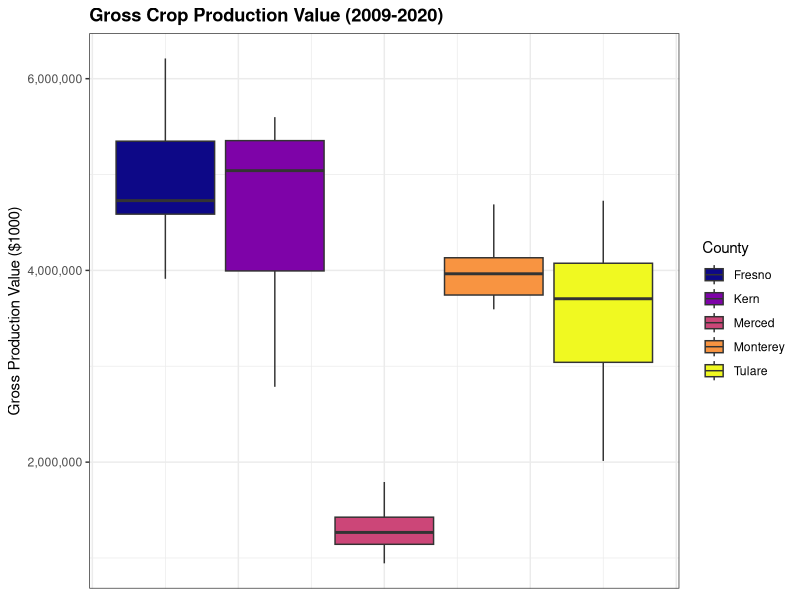
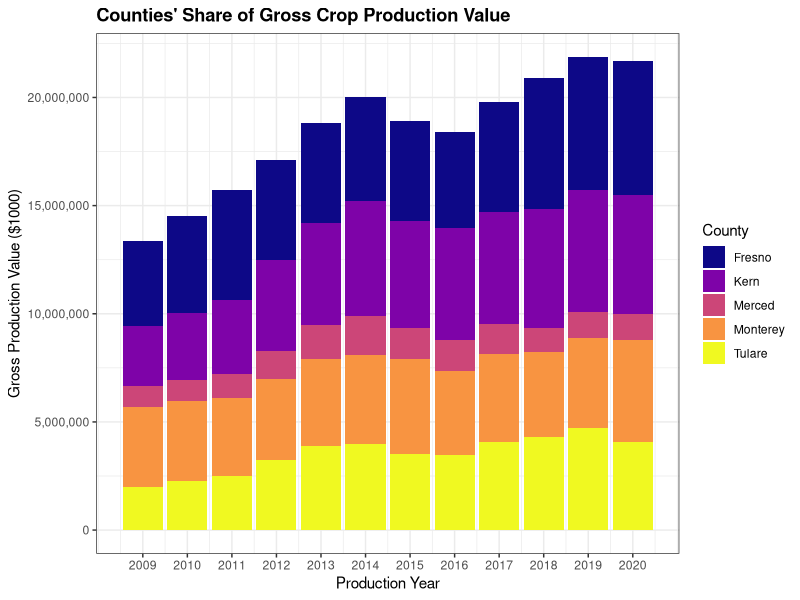
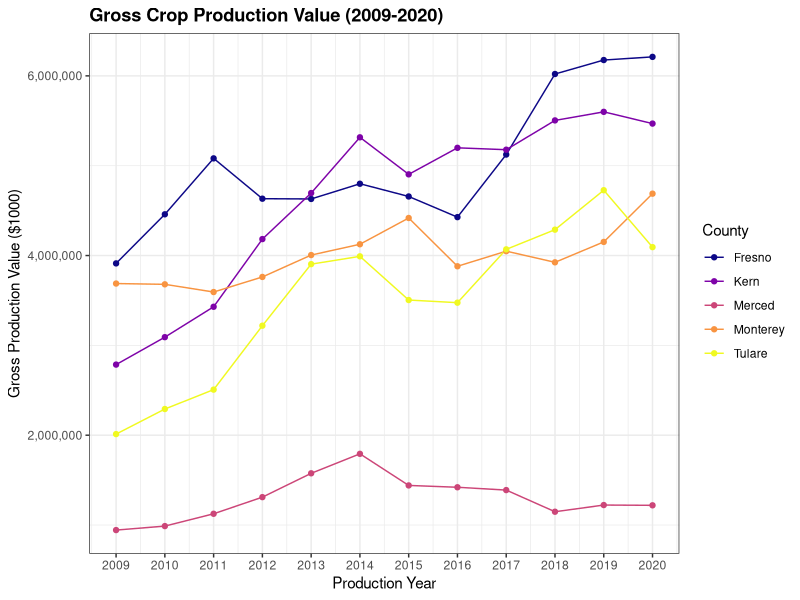

The R source for these figures, in order:
#read in ag crop production data files 2009-2020
library(tidyverse)
library(stringr)
library(viridis)
setwd("/Users/christinaharrington/Desktop/ESP-106-Final-Project/Ag Production")

#Set Directory so that if you gave one folder with all your data, someone could read in each data set by only chaning the set directory at the top.

#For all data sets for years 2009-2020, write subset function so we only see data for the 5 counties of interest: Fresno, Kern, Monterey, Merced and Tulare.
#Remove crops that aren't produce or feed (e.g. hay) by finding all crops that contain the words: apiary, cattle, fish, hogs, chickens, eggs, livestock, manure, milk, poultry, sheep, turkeys, wool, flowers, forest products, nursery products, pasture, silage, ostrich,birds,goats (str_detect from stringr package)
#Notice that some data sets have a space at the end of the County name and crop names, while some data sets do not.Remove the trailing white space from those vectors to avoid double counting of crops when you combine all the data frames later.

#2009 DATA
ag2009=read.csv("2009cropyear.csv")
ag2009$Crop.Name=trimws(ag2009$Crop.Name,which="r")
ag2009$County=trimws(ag2009$County,which="r")

ag2009_cntcrops=subset(ag2009,County%in%c("Fresno","Kern","Monterey","Merced","Tulare") &
                      FALSE == str_detect(Crop.Name,"APIARY") &
                      FALSE == str_detect(Crop.Name,"CATTLE") &
                      FALSE == str_detect(Crop.Name,"FISH") &
                      FALSE == str_detect(Crop.Name,"HOGS") &
                      FALSE == str_detect(Crop.Name,"CHICKENS") &
                        FALSE == str_detect(Crop.Name,"EGGS") &
                        FALSE == str_detect(Crop.Name,"LIVESTOCK") &
                        FALSE == str_detect(Crop.Name,"MANURE") &
                        FALSE == str_detect(Crop.Name,"MILK") &
                        FALSE == str_detect(Crop.Name,"POULTRY") &
                        FALSE == str_detect(Crop.Name,"SHEEP") &
                        FALSE == str_detect(Crop.Name,"WOOL") &
                        FALSE == str_detect(Crop.Name,"SILAGE") &
                        FALSE == str_detect(Crop.Name,"NURSERY") &
                        FALSE == str_detect(Crop.Name,"FOREST") &
                        FALSE == str_detect(Crop.Name,"FLOWERS") &
                        FALSE == str_detect(Crop.Name,"PASTURE") &
                        FALSE == str_detect(Crop.Name,"CHRISTMAS") &
                        FALSE == str_detect(Crop.Name,"TURKEYS") &
                        FALSE == str_detect(Crop.Name,"BIRDS") &
                        FALSE == str_detect(Crop.Name,"GOATS") &
                        FALSE == str_detect(Crop.Name,"OSTRICH") &
                        FALSE == str_detect(Crop.Name,"BIOMASS"))

#2010 DATA
ag2010=read.csv("2010cropyear.csv")   
ag2010$Crop.Name=trimws(ag2010$Crop.Name,which="r")
ag2010$County=trimws(ag2010$County,which="r")

ag2010_cntcrops=subset(ag2010,County%in%c("Fresno","Kern","Monterey","Merced","Tulare") &
                         FALSE == str_detect(Crop.Name,"APIARY") &
                         FALSE == str_detect(Crop.Name,"CATTLE") &
                         FALSE == str_detect(Crop.Name,"FISH") &
                         FALSE == str_detect(Crop.Name,"HOGS") &
                         FALSE == str_detect(Crop.Name,"CHICKENS") &
                         FALSE == str_detect(Crop.Name,"EGGS") &
                         FALSE == str_detect(Crop.Name,"LIVESTOCK") &
                         FALSE == str_detect(Crop.Name,"MANURE") &
                         FALSE == str_detect(Crop.Name,"MILK") &
                         FALSE == str_detect(Crop.Name,"POULTRY") &
                         FALSE == str_detect(Crop.Name,"SHEEP") &
                         FALSE == str_detect(Crop.Name,"TURKEYS") &
                         FALSE == str_detect(Crop.Name,"WOOL") &
                         FALSE == str_detect(Crop.Name,"SILAGE") &
                         FALSE == str_detect(Crop.Name,"NURSERY") &
                         FALSE == str_detect(Crop.Name,"FOREST") &
                         FALSE == str_detect(Crop.Name,"FLOWERS") &
                         FALSE == str_detect(Crop.Name,"PASTURE") &
                         FALSE == str_detect(Crop.Name,"CHRISTMAS") &
                         FALSE == str_detect(Crop.Name,"BIRDS") &
                         FALSE == str_detect(Crop.Name,"GOATS") &
                         FALSE == str_detect(Crop.Name,"OSTRICH") &
                         FALSE == str_detect(Crop.Name,"BIOMASS"))


#2011 DATA
ag2011=read.csv("2011cropyear.csv")
ag2011$Crop.Name=trimws(ag2011$Crop.Name,which="r")
ag2011$County=trimws(ag2011$County,which="r")

ag2011_cntcrops=subset(ag2011,County%in%c("Fresno","Kern","Monterey","Merced","Tulare") &
                         FALSE == str_detect(Crop.Name,"APIARY") &
                         FALSE == str_detect(Crop.Name,"CATTLE") &
                         FALSE == str_detect(Crop.Name,"FISH") &
                         FALSE == str_detect(Crop.Name,"HOGS") &
                         FALSE == str_detect(Crop.Name,"CHICKENS") &
                         FALSE == str_detect(Crop.Name,"EGGS") &
                         FALSE == str_detect(Crop.Name,"LIVESTOCK") &
                         FALSE == str_detect(Crop.Name,"MANURE") &
                         FALSE == str_detect(Crop.Name,"MILK") &
                         FALSE == str_detect(Crop.Name,"POULTRY") &
                         FALSE == str_detect(Crop.Name,"SHEEP") &
                         FALSE == str_detect(Crop.Name,"TURKEYS") &
                         FALSE == str_detect(Crop.Name,"WOOL") &
                         FALSE == str_detect(Crop.Name,"SILAGE") &
                         FALSE == str_detect(Crop.Name,"NURSERY") &
                         FALSE == str_detect(Crop.Name,"FOREST") &
                         FALSE == str_detect(Crop.Name,"FLOWERS") &
                         FALSE == str_detect(Crop.Name,"PASTURE") &
                         FALSE == str_detect(Crop.Name,"CHRISTMAS") &
                         FALSE == str_detect(Crop.Name,"BIRDS") &
                         FALSE == str_detect(Crop.Name,"GOATS") &
                         FALSE == str_detect(Crop.Name,"OSTRICH") &
                         FALSE == str_detect(Crop.Name,"BIOMASS"))


#2012 DATA
ag2012=read.csv("2012cropyear.csv")
ag2012$Crop.Name=trimws(ag2012$Crop.Name,which="r")
ag2012$County=trimws(ag2012$County,which="r")

ag2012_cntcrops=subset(ag2012,County%in%c("Fresno","Kern","Monterey","Merced","Tulare") &
                         FALSE == str_detect(Crop.Name,"APIARY") &
                         FALSE == str_detect(Crop.Name,"CATTLE") &
                         FALSE == str_detect(Crop.Name,"FISH") &
                         FALSE == str_detect(Crop.Name,"HOGS") &
                         FALSE == str_detect(Crop.Name,"CHICKENS") &
                         FALSE == str_detect(Crop.Name,"EGGS") &
                         FALSE == str_detect(Crop.Name,"LIVESTOCK") &
                         FALSE == str_detect(Crop.Name,"MANURE") &
                         FALSE == str_detect(Crop.Name,"MILK") &
                         FALSE == str_detect(Crop.Name,"POULTRY") &
                         FALSE == str_detect(Crop.Name,"SHEEP") &
                         FALSE == str_detect(Crop.Name,"TURKEYS") &
                         FALSE == str_detect(Crop.Name,"WOOL") &
                         FALSE == str_detect(Crop.Name,"SILAGE") &
                         FALSE == str_detect(Crop.Name,"NURSERY") &
                         FALSE == str_detect(Crop.Name,"FOREST") &
                         FALSE == str_detect(Crop.Name,"FLOWERS") &
                         FALSE == str_detect(Crop.Name,"PASTURE") &
                         FALSE == str_detect(Crop.Name,"CHRISTMAS") &
                         FALSE == str_detect(Crop.Name,"BIRDS") &
                         FALSE == str_detect(Crop.Name,"GOATS") &
                         FALSE == str_detect(Crop.Name,"OSTRICH") &
                         FALSE == str_detect(Crop.Name,"BIOMASS"))

              
#2013 DATA
ag2013=read.csv("2013cropyear.csv")
ag2013_cntcrops=subset(ag2013,County%in%c("Fresno","Kern","Monterey","Merced","Tulare") &
                         FALSE == str_detect(Crop.Name,"APIARY") &
                         FALSE == str_detect(Crop.Name,"CATTLE") &
                         FALSE == str_detect(Crop.Name,"FISH") &
                         FALSE == str_detect(Crop.Name,"HOGS") &
                         FALSE == str_detect(Crop.Name,"CHICKENS") &
                         FALSE == str_detect(Crop.Name,"EGGS") &
                         FALSE == str_detect(Crop.Name,"LIVESTOCK") &
                         FALSE == str_detect(Crop.Name,"MANURE") &
                         FALSE == str_detect(Crop.Name,"MILK") &
                         FALSE == str_detect(Crop.Name,"POULTRY") &
                         FALSE == str_detect(Crop.Name,"SHEEP") &
                         FALSE == str_detect(Crop.Name,"TURKEYS") &
                         FALSE == str_detect(Crop.Name,"WOOL") &
                         FALSE == str_detect(Crop.Name,"SILAGE") &
                         FALSE == str_detect(Crop.Name,"NURSERY") &
                         FALSE == str_detect(Crop.Name,"FOREST") &
                         FALSE == str_detect(Crop.Name,"FLOWERS") &
                         FALSE == str_detect(Crop.Name,"PASTURE") &
                         FALSE == str_detect(Crop.Name,"CHRISTMAS") &
                         FALSE == str_detect(Crop.Name,"BIRDS") &
                         FALSE == str_detect(Crop.Name,"GOATS") &
                         FALSE == str_detect(Crop.Name,"OSTRICH") &
                         FALSE == str_detect(Crop.Name,"BIOMASS"))
#2014 DATA
ag2014=read.csv("2014cropyear.csv")
ag2014_cntcrops=subset(ag2014,County%in%c("Fresno","Kern","Monterey","Merced","Tulare") &
                         FALSE == str_detect(Crop.Name,"APIARY") &
                         FALSE == str_detect(Crop.Name,"CATTLE") &
                         FALSE == str_detect(Crop.Name,"FISH") &
                         FALSE == str_detect(Crop.Name,"HOGS") &
                         FALSE == str_detect(Crop.Name,"CHICKENS") &
                         FALSE == str_detect(Crop.Name,"EGGS") &
                         FALSE == str_detect(Crop.Name,"LIVESTOCK") &
                         FALSE == str_detect(Crop.Name,"MANURE") &
                         FALSE == str_detect(Crop.Name,"MILK") &
                         FALSE == str_detect(Crop.Name,"POULTRY") &
                         FALSE == str_detect(Crop.Name,"SHEEP") &
                         FALSE == str_detect(Crop.Name,"TURKEYS") &
                         FALSE == str_detect(Crop.Name,"WOOL") &
                         FALSE == str_detect(Crop.Name,"SILAGE") &
                         FALSE == str_detect(Crop.Name,"NURSERY") &
                         FALSE == str_detect(Crop.Name,"FOREST") &
                         FALSE == str_detect(Crop.Name,"FLOWERS") &
                         FALSE == str_detect(Crop.Name,"PASTURE") &
                         FALSE == str_detect(Crop.Name,"CHRISTMAS") &
                         FALSE == str_detect(Crop.Name,"BIRDS") &
                         FALSE == str_detect(Crop.Name,"GOATS") &
                         FALSE == str_detect(Crop.Name,"OSTRICH") &
                         FALSE == str_detect(Crop.Name,"BIOMASS"))

#2015 DATA
ag2015=read.csv("2015cropyear.csv")
ag2015_cntcrops=subset(ag2015,County%in%c("Fresno","Kern","Monterey","Merced","Tulare") &
                         FALSE == str_detect(Crop.Name,"APIARY") &
                         FALSE == str_detect(Crop.Name,"CATTLE") &
                         FALSE == str_detect(Crop.Name,"FISH") &
                         FALSE == str_detect(Crop.Name,"HOGS") &
                         FALSE == str_detect(Crop.Name,"CHICKENS") &
                         FALSE == str_detect(Crop.Name,"EGGS") &
                         FALSE == str_detect(Crop.Name,"LIVESTOCK") &
                         FALSE == str_detect(Crop.Name,"MANURE") &
                         FALSE == str_detect(Crop.Name,"MILK") &
                         FALSE == str_detect(Crop.Name,"POULTRY") &
                         FALSE == str_detect(Crop.Name,"SHEEP") &
                         FALSE == str_detect(Crop.Name,"TURKEYS") &
                         FALSE == str_detect(Crop.Name,"WOOL") &
                         FALSE == str_detect(Crop.Name,"SILAGE") &
                         FALSE == str_detect(Crop.Name,"NURSERY") &
                         FALSE == str_detect(Crop.Name,"FOREST") &
                         FALSE == str_detect(Crop.Name,"FLOWERS") &
                         FALSE == str_detect(Crop.Name,"PASTURE") &
                         FALSE == str_detect(Crop.Name,"CHRISTMAS") &
                         FALSE == str_detect(Crop.Name,"BIRDS") &
                         FALSE == str_detect(Crop.Name,"GOATS") &
                         FALSE == str_detect(Crop.Name,"OSTRICH") &
                         FALSE == str_detect(Crop.Name,"BIOMASS"))
#2016 DATA
ag2016=read.csv("2016cropyear.csv")
ag2016_cntcrops=subset(ag2016,County%in%c("Fresno","Kern","Monterey","Merced","Tulare") &
                         FALSE == str_detect(Crop.Name,"APIARY") &
                         FALSE == str_detect(Crop.Name,"CATTLE") &
                         FALSE == str_detect(Crop.Name,"FISH") &
                         FALSE == str_detect(Crop.Name,"HOGS") &
                         FALSE == str_detect(Crop.Name,"CHICKENS") &
                         FALSE == str_detect(Crop.Name,"EGGS") &
                         FALSE == str_detect(Crop.Name,"LIVESTOCK") &
                         FALSE == str_detect(Crop.Name,"MANURE") &
                         FALSE == str_detect(Crop.Name,"MILK") &
                         FALSE == str_detect(Crop.Name,"POULTRY") &
                         FALSE == str_detect(Crop.Name,"SHEEP") &
                         FALSE == str_detect(Crop.Name,"TURKEYS") &
                         FALSE == str_detect(Crop.Name,"WOOL") &
                         FALSE == str_detect(Crop.Name,"SILAGE") &
                         FALSE == str_detect(Crop.Name,"NURSERY") &
                         FALSE == str_detect(Crop.Name,"FOREST") &
                         FALSE == str_detect(Crop.Name,"FLOWERS") &
                         FALSE == str_detect(Crop.Name,"PASTURE") &
                         FALSE == str_detect(Crop.Name,"CHRISTMAS") &
                         FALSE == str_detect(Crop.Name,"BIRDS") &
                         FALSE == str_detect(Crop.Name,"GOATS") &
                         FALSE == str_detect(Crop.Name,"OSTRICH") &
                         FALSE == str_detect(Crop.Name,"BIOMASS "))

#2017 DATA
ag2017=read.csv("2017cropyear.csv")
ag2017$Crop.Name=trimws(ag2017$Crop.Name,which="r")
ag2017$County=trimws(ag2017$County,which="r")

ag2017_cntcrops=subset(ag2017,County%in%c("Fresno","Kern","Monterey","Merced","Tulare") &
                         FALSE == str_detect(Crop.Name,"APIARY") &
                         FALSE == str_detect(Crop.Name,"CATTLE") &
                         FALSE == str_detect(Crop.Name,"FISH") &
                         FALSE == str_detect(Crop.Name,"HOGS") &
                         FALSE == str_detect(Crop.Name,"CHICKENS") &
                         FALSE == str_detect(Crop.Name,"EGGS") &
                         FALSE == str_detect(Crop.Name,"LIVESTOCK") &
                         FALSE == str_detect(Crop.Name,"MANURE") &
                         FALSE == str_detect(Crop.Name,"MILK") &
                         FALSE == str_detect(Crop.Name,"POULTRY") &
                         FALSE == str_detect(Crop.Name,"SHEEP") &
                         FALSE == str_detect(Crop.Name,"TURKEYS") &
                         FALSE == str_detect(Crop.Name,"WOOL") &
                         FALSE == str_detect(Crop.Name,"SILAGE") &
                         FALSE == str_detect(Crop.Name,"NURSERY") &
                         FALSE == str_detect(Crop.Name,"FOREST") &
                         FALSE == str_detect(Crop.Name,"FLOWERS") &
                         FALSE == str_detect(Crop.Name,"PASTURE") &
                         FALSE == str_detect(Crop.Name,"CHRISTMAS") &
                         FALSE == str_detect(Crop.Name,"BIRDS") &
                         FALSE == str_detect(Crop.Name,"GOATS") &
                         FALSE == str_detect(Crop.Name,"OSTRICH") &
                         FALSE == str_detect(Crop.Name,"BIOMASS"))


#2018 DATA
ag2018err=read.csv("2018cactbsErrata.csv")
ag2018err$Crop.Name=trimws(ag2018err$Crop.Name,which="r")
ag2018err$County=trimws(ag2018err$County,which="r")

ag2018_cntcrops=subset(ag2018err,County%in%c("Fresno","Kern","Monterey","Merced","Tulare") &
                         FALSE == str_detect(Crop.Name,"APIARY") &
                         FALSE == str_detect(Crop.Name,"CATTLE") &
                         FALSE == str_detect(Crop.Name,"FISH") &
                         FALSE == str_detect(Crop.Name,"HOGS") &
                         FALSE == str_detect(Crop.Name,"CHICKENS") &
                         FALSE == str_detect(Crop.Name,"EGGS") &
                         FALSE == str_detect(Crop.Name,"LIVESTOCK") &
                         FALSE == str_detect(Crop.Name,"MANURE") &
                         FALSE == str_detect(Crop.Name,"MILK") &
                         FALSE == str_detect(Crop.Name,"POULTRY") &
                         FALSE == str_detect(Crop.Name,"SHEEP") &
                         FALSE == str_detect(Crop.Name,"TURKEYS") &
                         FALSE == str_detect(Crop.Name,"WOOL") &
                         FALSE == str_detect(Crop.Name,"SILAGE") &
                         FALSE == str_detect(Crop.Name,"NURSERY") &
                         FALSE == str_detect(Crop.Name,"FOREST") &
                         FALSE == str_detect(Crop.Name,"FLOWERS") &
                         FALSE == str_detect(Crop.Name,"PASTURE") &
                         FALSE == str_detect(Crop.Name,"CHRISTMAS") &
                         FALSE == str_detect(Crop.Name,"BIRDS") &
                         FALSE == str_detect(Crop.Name,"GOATS") &
                         FALSE == str_detect(Crop.Name,"OSTRICH") &
                         FALSE == str_detect(Crop.Name,"BIOMASS"))


#2019 DATA
ag2019=read.csv("2019cropyear.csv")
ag2019$Crop.Name=trimws(ag2019$Crop.Name,which="r")
ag2019$County=trimws(ag2019$County,which="r")

ag2019_cntcrops=subset(ag2019,County%in%c("Fresno","Kern","Monterey","Merced","Tulare") &
                         FALSE == str_detect(Crop.Name,"APIARY") &
                         FALSE == str_detect(Crop.Name,"CATTLE") &
                         FALSE == str_detect(Crop.Name,"FISH") &
                         FALSE == str_detect(Crop.Name,"HOGS") &
                         FALSE == str_detect(Crop.Name,"CHICKENS") &
                         FALSE == str_detect(Crop.Name,"EGGS") &
                         FALSE == str_detect(Crop.Name,"LIVESTOCK") &
                         FALSE == str_detect(Crop.Name,"MANURE") &
                         FALSE == str_detect(Crop.Name,"MILK") &
                         FALSE == str_detect(Crop.Name,"POULTRY") &
                         FALSE == str_detect(Crop.Name,"SHEEP") &
                         FALSE == str_detect(Crop.Name,"TURKEYS") &
                         FALSE == str_detect(Crop.Name,"WOOL") &
                         FALSE == str_detect(Crop.Name,"SILAGE") &
                         FALSE == str_detect(Crop.Name,"NURSERY") &
                         FALSE == str_detect(Crop.Name,"FOREST") &
                         FALSE == str_detect(Crop.Name,"FLOWERS") &
                         FALSE == str_detect(Crop.Name,"PASTURE") &
                         FALSE == str_detect(Crop.Name,"CHRISTMAS") &
                         FALSE == str_detect(Crop.Name,"BIRDS") &
                         FALSE == str_detect(Crop.Name,"GOATS") &
                         FALSE == str_detect(Crop.Name,"OSTRICH") &
                         FALSE == str_detect(Crop.Name,"BIOMASS"))

#2020 DATA
ag2020=read.csv("2020cropyear.csv")
ag2020$Crop.Name=trimws(ag2020$Crop.Name,which="r")
ag2020$County=trimws(ag2020$County,which="r")
  
ag2020_cntcrops=subset(ag2020,County%in%c("Fresno","Kern","Monterey","Merced","Tulare") &
                         FALSE == str_detect(Crop.Name,"APIARY") &
                         FALSE == str_detect(Crop.Name,"CATTLE") &
                         FALSE == str_detect(Crop.Name,"FISH") &
                         FALSE == str_detect(Crop.Name,"HOGS") &
                         FALSE == str_detect(Crop.Name,"CHICKENS") &
                         FALSE == str_detect(Crop.Name,"EGGS") &
                         FALSE == str_detect(Crop.Name,"LIVESTOCK") &
                         FALSE == str_detect(Crop.Name,"MANURE") &
                         FALSE == str_detect(Crop.Name,"MILK") &
                         FALSE == str_detect(Crop.Name,"POULTRY") &
                         FALSE == str_detect(Crop.Name,"SHEEP") &
                         FALSE == str_detect(Crop.Name,"TURKEYS") &
                         FALSE == str_detect(Crop.Name,"WOOL") &
                         FALSE == str_detect(Crop.Name,"SILAGE") &
                         FALSE == str_detect(Crop.Name,"NURSERY") &
                         FALSE == str_detect(Crop.Name,"FOREST") &
                         FALSE == str_detect(Crop.Name,"FLOWERS") &
                         FALSE == str_detect(Crop.Name,"PASTURE") &
                         FALSE == str_detect(Crop.Name,"CHRISTMAS") &
                         FALSE == str_detect(Crop.Name,"BIRDS") &
                         FALSE == str_detect(Crop.Name,"GOATS") &
                         FALSE == str_detect(Crop.Name,"OSTRICH") &
                         FALSE == str_detect(Crop.Name,"BIOMASS"))

#Change the 2020 data set column names so it matches the column names of the other data sets, otherwise you won't be able to combine the data frame with the others.
ag2020_cntcrops=rename(ag2020_cntcrops,Yield=Yield..Unit.Acre.,Price.P.U=Price..Dollars.Unit.,Value=Value..Dollars.)


#Now combine all data frames so you see all counties for every year 2009-2020.Some years have differing numbers of observations, so you'll want to use the bind_row function.

allag=bind_rows(ag2009_cntcrops,ag2010_cntcrops,ag2011_cntcrops,ag2012_cntcrops,ag2013_cntcrops,ag2014_cntcrops,ag2015_cntcrops,ag2016_cntcrops,ag2017_cntcrops,ag2018_cntcrops,ag2019_cntcrops,ag2020_cntcrops)


#This isn't the final data frame we're interested in, but create some exploratory data plots & stats of the new data frame. 

yield_summary=print(summary(allag$Yield))
prod_summary=print(summary(allag$Production))
value_summary=print(summary(allag$Value))
harvest_summary=print(summary(allag$Harvested.Acres))

#We're interested in the total value of production for each county in each year. 
#Create data frame that has columns Year, County, Total Value only. We need to sum the value of all crops for each county per year.
#The total production values will be high (in the billions), so far clarity on the graph, divide the value by 1000.
#Use 'group_by' and 'summarize' functions in dplyr

county_yr_total=allag %>%
  group_by(County,Year) %>%
  summarize(Value_sum = sum(Value)/1000)

#Produce exploratory plots showing the distribution of production value over the years and how much each county contributes to overall production.
YrCounty_Valuesummary=print(summary(county_yr_total$Value_sum))

YrCountyBoxplot=print(
  ggplot(county_yr_total,aes(y=Value_sum,fill=County))+
  geom_boxplot()+
  scale_y_continuous(name="Gross Production Value ($1000)",labels=scales::comma)+
  scale_fill_viridis(option="C", discrete=TRUE)+
  ggtitle("Gross Crop Production Value (2009-2020)")+
  theme_bw()+
  theme(plot.title = element_text(face="bold"),
          axis.ticks.x=element_blank(),
          axis.text.x=element_blank())
  )


YrCountyBar=print(
  ggplot(county_yr_total,aes(Year,Value_sum,fill=County))+
    geom_bar(position="stack",stat="identity")+
    scale_x_continuous(name="Production Year",breaks=c(2009:2020))+
    scale_y_continuous(name="Gross Production Value ($1000)",labels=scales::comma)+
    scale_fill_viridis(option="C", discrete=TRUE)+
    ggtitle("Counties' Share of Gross Crop Production Value")+
    theme_bw()+
    theme(plot.title = element_text(face="bold"))
)

#Plot all the counties' production values over time
YrCountyLine=print(
  ggplot(county_yr_total,aes(Year,Value_sum,group=County,color=County))+
  ggtitle("Gross Crop Production Value (2009-2020)")+
  scale_color_viridis(option="C", discrete=TRUE)+
  geom_line()+
  geom_point()+
  scale_x_continuous(name="Production Year",breaks=c(2009:2020))+
  scale_y_continuous(name="Gross Production Value ($1000)",labels=scales::comma)+
  theme_bw()+
  theme(plot.title = element_text(face="bold")))


#Plot each county separately, to see their production values over time more clearly
EachCounty=
  ggplot(county_yr_total,aes(Year,Value_sum))+
  facet_wrap(~County)+  
  ggtitle("Gross Crop Production Value (2009-2020)")+
    geom_line()+
    geom_point()+
    scale_x_continuous(name="Production Year",breaks=c(2009:2020))+
    scale_y_continuous(name="Gross Production Value ($1000)",labels=scales::comma)+
    theme_bw()+
    theme(plot.title = element_text(face="bold"))


#Save the 2 compiled ag dataframes as objects so you can call them later and use in other R scripts
save(county_yr_total,file="TotalProduction.Rdata")
save(allag,file="5Counties_AllCrops.Rdata")
